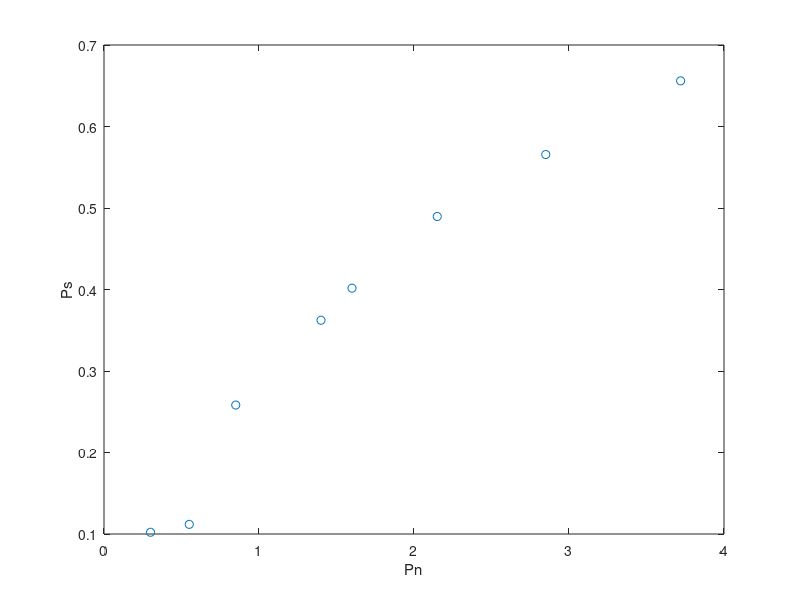

The MATLAB script that drew this image: (Note: this script raises an error after producing the figure.)
pn=[1.55
1.85
2.4
1.3
2.6
3.15
3.85
4.72
]-1;
ps=[1.1118268
1.258224814
1.36229075
1.102127322
1.401649111
1.489559337
1.565632398
1.655999873
]-1;

plot(pn,ps,'o')
xlabel('Pn')
ylabel('Ps')

modelFun1=@(p,x) log(x+p(2))./log(p(1)) + p(3);
startingVals1=[2 1 1];
modelFun2=@(p,x) p(1) ./ x + p(2) 
startingVals2=[-1 1];

nlModel1 = fitnlm(pn, ps, modelFun1, startingVals1)
nlModel2 = fitnlm(pn, ps, modelFun2, startingVals2)

xgrid = linspace(0,10,100)';
line(xgrid, predict(nlModel1,xgrid), 'Color', 'r');
line(xgrid, predict(nlModel2,xgrid), 'Color', 'g');
xlim([0 10])
ylim([0 10])